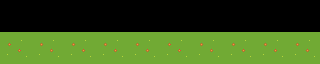

A 2D game scene composited from a Tiled map and its tileset images. What follows is a short description and the map's XML, with every tile layer's data as written:
An orthogonal 10x2 tile map with 32x32 px tiles, 1 tile layer (Tile Layer 1).

<map version="1.10" tiledversion="1.11.0" orientation="orthogonal" renderorder="right-down" width="10" height="2" tilewidth="32" tileheight="32" infinite="0" nextlayerid="2" nextobjectid="1">
 <tileset firstgid="1" source="TopDownTileset.tsx" />
 <layer id="1" name="Tile Layer 1" width="10" height="2">
  <data encoding="csv">
0,0,0,0,0,0,0,0,0,0,
225,225,225,225,225,225,225,225,225,225
</data>
 </layer>
</map>
